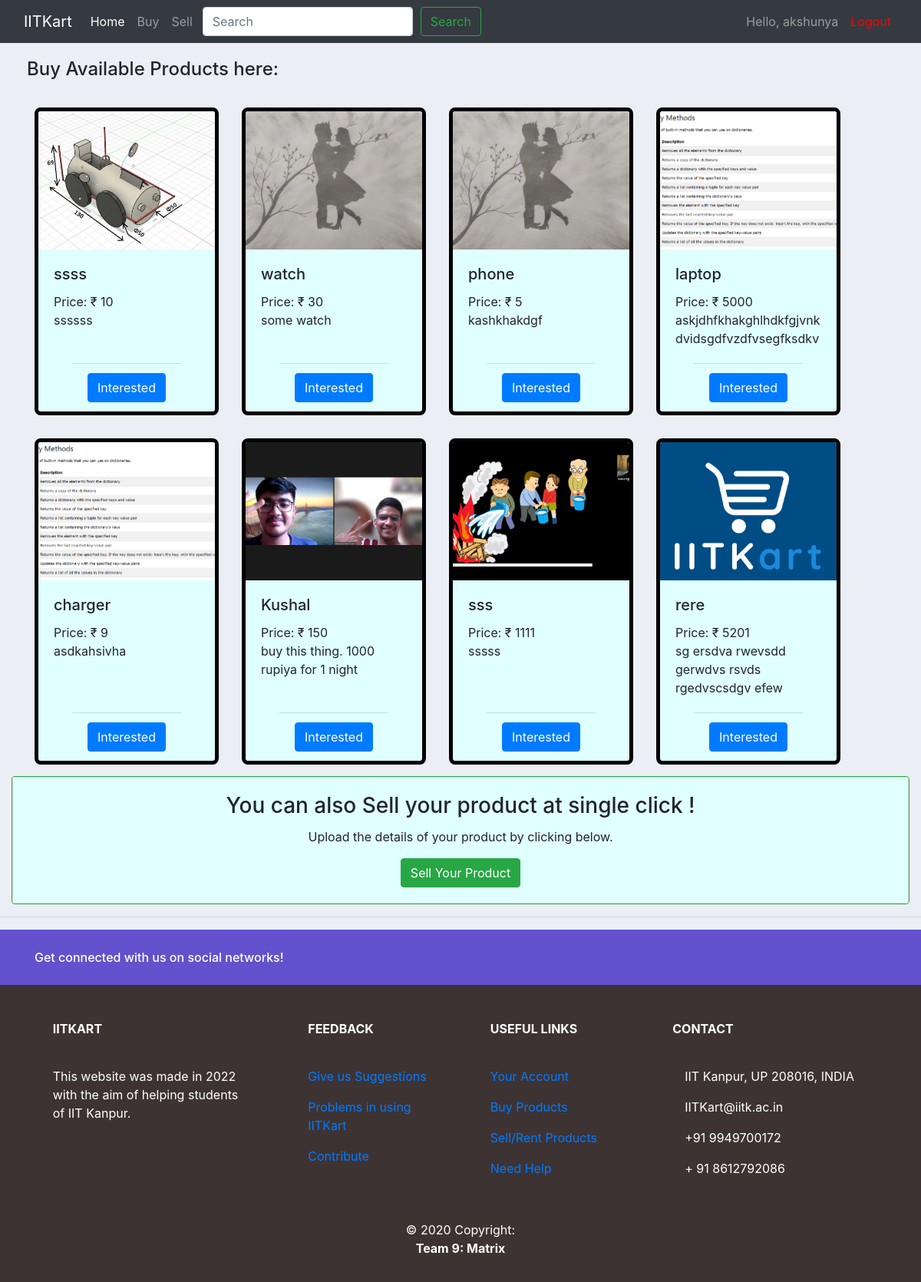
The app's page /buy/ (signed in) with its own data.
### accounts/models.py (models this page shows, shortened)
class Sell(models.Model):
    name = models.CharField(max_length=40,null=True)
    description = models.TextField(max_length=200,null=True)
    photo = models.ImageField(null=True,blank=True,upload_to="images/")
    price = models.IntegerField()
    seller = models.ForeignKey(User,null=True,on_delete=models.SET_NULL)

### accounts/views.py (the view)
# urls.py: path('buy/',login_required(Sell_List.as_view()), name="buy"),
class Sell_List(ListView):
    model = Sell
    context_object_name = 'item_list'

### accounts/templates/accounts/sell_list.html (shortened to what this page needs)
{%  extends 'accounts/main.html' %}
{% block content %}
<h4 style="margin:20px">Buy Available Products here: </h4>
    <div class="container">
        <div class="row">
    {% for item in item_list %}
                <div class="card" style="width: 15rem; margin: 15px 15px; border: 5px solid black; border-radius: 8px;background-color:#E0FFFF;">
                    <img class="card-img-top" src="{{item.photo.url}}" alt="Card image cap"
                    style="width: 100%; height: 15vw; object-fit: cover;">
                    <div class="card-body">
                      <h5 class="card-title">{{item.name}}</h5>
                      <p class="card-text"> Price: &#8377; {{item.price}} <br> {{item.description}}</p>
                    </div>
                    <div class="card-footer text-muted mx-auto" style="background-color: #E0FFFF;">
                        <a href="#" class="btn btn-primary" onclick="joinRoom('{{item.name}}','{{item.id}}')">Interested</a>
                    </div>
                  </div>
    {% endfor %}
                </div>
            </div>
      <div class="card border-success mb-3">
        <div class="card text-center">
          <div class="card-body" style="background-color:#E0FFFF;" >
            <h3 class="card-title">You can also Sell your product at single click !</h3>
            <p class="card-text">Upload the details of your product by clicking below.</p>
            <a href="{% url 'accounts:sell' %}" class="btn btn-success">Sell Your Product</a>
          </div>
        </div>
      </div>
{% endblock %}

### accounts/templates/accounts/main.html (shortened to what this page needs)
{% load static %}
<!DOCTYPE html>
<html>
<head>
	<link rel="stylesheet" href="https://stackpath.bootstrapcdn.com/bootstrap/4.3.1/css/bootstrap.min.css">
	<link rel="stylesheet" type="text/css" href="{% static '/css/main.css' %}">
</head>
<body>
	{%  include 'accounts/navbar.html' %}
	<div class="container-fluid">
	{% block content %}
	{% endblock %}
    </div>
	<hr>
	{%  include 'accounts/footer.html' %}
</body>
</html>

### accounts/templates/accounts/navbar.html (shortened to what this page needs)
{% load static %}
<nav class="navbar navbar-expand-lg navbar-dark bg-dark">
  <div class="container-fluid">
    <a class="navbar-brand" href="#">IITKart</a>
    <div class="collapse navbar-collapse" id="navbarSupportedContent">
      <ul class="navbar-nav me-auto mb-2 mb-lg-0">
        <li class="nav-item">
          <a class="nav-link active" aria-current="page" href="{% url 'accounts:home' %}">Home</a>
        </li>
        <li class="nav-item">
          <a class="nav-link" href="{% url 'accounts:buy' %}">Buy</a>
        </li>
        <li class="nav-item">
          <a class="nav-link" href="{% url 'accounts:sell' %}">Sell</a>
        </li>
      </ul>
        <form class="d-flex" action='/search'>
          <input name='search' class="form-control me-2" type="search" placeholder="Search" aria-label="Search" style="margin: 0px 5px">
          <button class="btn btn-outline-success" type="submit" style="margin: 0px 5px">Search</button>
        </form>
      <ul class="navbar-nav ml-auto">
        <li class="nav-item">
          <a class="nav-link">Hello, {{request.user}}</a>
        </li>
        <li class="nav-item">
          <a class="nav-link" href="{% url 'accounts:logout' %}" style="color: red">Logout</a>
        </li>
      </ul>
    </div>
  </div>
</nav>

### accounts/templates/accounts/footer.html (shortened to what this page needs)
<footer class="page-footer font-small unique-color-dark" style="background-color: rgb(61, 51, 51); color: white;">
    <div style="background-color: #6351ce;">
      <div class="container">
        <div class="row py-4 d-flex align-items-center">
          <div class="col-md-6 col-lg-5 text-center text-md-left mb-4 mb-md-0">
            <h6 class="mb-0">Get connected with us on social networks!</h6>
          </div>
          <div class="col-md-6 col-lg-7 text-center text-md-right">
            <a class="fb-ic">
            </a>
            <a class="tw-ic">
            </a>
            <a class="gplus-ic">
            </a>
            <a class="li-ic">
            </a>
          </div>
        </div>
      </div>
    </div>
    <div class="container text-center text-md-left mt-5">
      <div class="row mt-3">
        <div class="col-md-3 col-lg-4 col-xl-3 mx-auto mb-4">
          <h6 class="text-uppercase font-weight-bold">IITKart</h6>
          <hr class="deep-purple accent-2 mb-4 mt-0 d-inline-block mx-auto" style="width: 60px;">
          <p>This website was made in 2022 with the aim of helping students of IIT Kanpur.
          </p>
        </div>
        <div class="col-md-2 col-lg-2 col-xl-2 mx-auto mb-4">
          <h6 class="text-uppercase font-weight-bold">Feedback</h6>
          <hr class="deep-purple accent-2 mb-4 mt-0 d-inline-block mx-auto" style="width: 60px;">
          <p>
            <a href="#!">Give us Suggestions</a>
          </p>
          <p>
            <a href="#!">Problems in using IITKart</a>
          </p>
          <p>
            <a href="#!">Contribute</a>
          </p>
        </div>
        <div class="col-md-3 col-lg-2 col-xl-2 mx-auto mb-4">
          <h6 class="text-uppercase font-weight-bold">Useful links</h6>
          <hr class="deep-purple accent-2 mb-4 mt-0 d-inline-block mx-auto" style="width: 60px;">
          <p>
            <a href="#!">Your Account</a>
          </p>
          <p>
            <a href="#!">Buy Products</a>
          </p>
          <p>
            <a href="#!">Sell/Rent Products</a>
          </p>
          <p>
              <a href="#!">Need Help</a>
            </p>
        </div>
        <div class="col-md-4 col-lg-3 col-xl-3 mx-auto mb-md-0 mb-4">
          <h6 class="text-uppercase font-weight-bold">Contact</h6>
          <hr class="deep-purple accent-2 mb-4 mt-0 d-inline-block mx-auto" style="width: 60px;">
          <p>
             IIT Kanpur, UP 208016, INDIA</p>
          <p>
             IITKart@iitk.ac.in</p>
          <p>
             +91 9949700172</p>
          <p>
             + 91 8612792086</p>
        </div>
      </div>
    </div>
    <div class="footer-copyright text-center py-3">© 2020 Copyright:
      <p><b>Team 9: Matrix</b></p>
    </div>
  </footer>

### static/css/main.css (style rules this page uses)
body { background-color: #ebeff5; }

### records on screen
Sell: photo (picture), name "ssss", price "10", description "ssssss"
Sell: photo (picture), name "watch", price "30", description "some watch"
Sell: photo (picture), name "phone", price "5", description "kashkhakdgf"
Sell: photo (picture), name "laptop", price "5000", description "askjdhfkhakghlhdkfgjvnkdvidsgdfvzdfvsegfksdkv"
Sell: photo (picture), name "charger", price "9", description "asdkahsivha"
Sell: photo (picture), name "Kushal", price "150", description "buy this thing. 1000 rupiya for 1 night"
Sell: photo (picture), name "sss", price "1111", description "sssss"
Sell: photo (picture), name "rere", price "5201", description "sg ersdva rwevsdd gerwdvs rsvds rgedvscsdgv efew"

### other values on screen
{{ request.user }} "akshunya"
